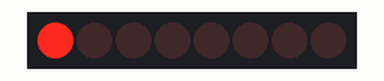
Simulated run of this sketch. Board: Arduino Uno, built with avr-gcc and run on an emulated ATmega328P. Parts: 8 shift-register outputs drawn as a row of LEDs (first output left, lit = HIGH). Wiring (inferred from the names in the program): shift register (74HC595): data pin 2; shift clock pin 3; latch pin 4. Wiring (inferred from the signals the program sends): row of LEDs: on Q0, Q1, Q2, Q3, Q4, Q5, Q6, Q7.

Above: at 0.05 s.
At 0.45 s:
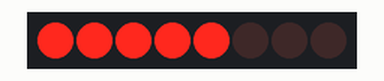
At 0.85 s:
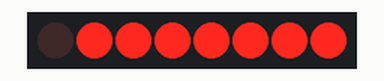
At 1.75 s:
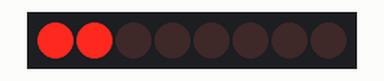
At 2.65 s:
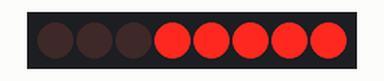
At 3.55 s:
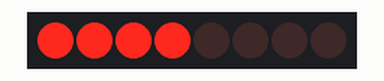
Timing chart, 0 to 3.9 s (numbered marks = the images above):
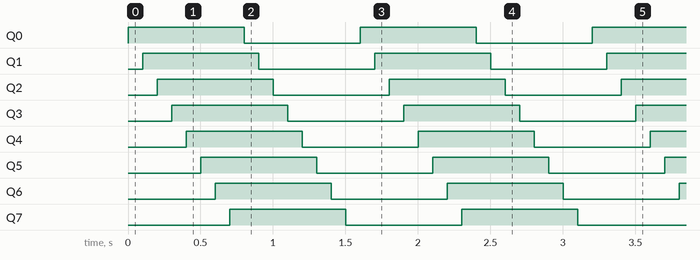

The sketch:

shift_reg.ino
```cpp
int data = 2;
int clock = 3;
int latch = 4;

//Used for single LED manipulation
int ledState = 0;
const int ON = HIGH;
const int OFF = LOW;

void setup() {
  pinMode(data, OUTPUT);
  pinMode(clock, OUTPUT);
  pinMode(latch, OUTPUT);
}

void loop() {
  int delayTime = 100;
  for (int i = 0 ; i < 8 ; i++) {
    changeLED(i,ON);
    delay(delayTime);
  }
  for (int i = 0 ; i < 8 ; i++) {
    changeLED(i, OFF);
    delay(delayTime);
  }

}


 //These are used in the bitwise math that we use to change individual LEDs
//For more details http://en.wikipedia.org/wiki/Bitwise_operation
int bits[] = {B00000001, B00000010, B00000100, B00001000, B00010000, B00100000, B01000000, B10000000};
int masks[] = {B11111110, B11111101, B11111011, B11110111, B11101111, B11011111, B10111111, B01111111};
/*
 * changeLED(int led, int state) - changes an individual LED
 * LEDs are 0 to 7 and state is either 0 - OFF or 1 - ON
 */
 void changeLED(int led, int state){
   ledState = ledState & masks[led];  //clears ledState of the bit we are addressing
   if(state == ON){ledState = ledState | bits[led];} //if the bit is on we will add it to ledState
   updateLEDs(ledState);              //send the new LED state to the shift register
}


void updateLEDs(int value) {
    digitalWrite(latch, LOW);
    shiftOut(data, clock, MSBFIRST, value);
    digitalWrite(latch, HIGH);
}
```

Measured:
- by itself, Q0–7: alternates HIGH for 0.80 s and LOW for 0.80 s
- by itself, everything shown: repeats every 1.6 s, in 16 steps
